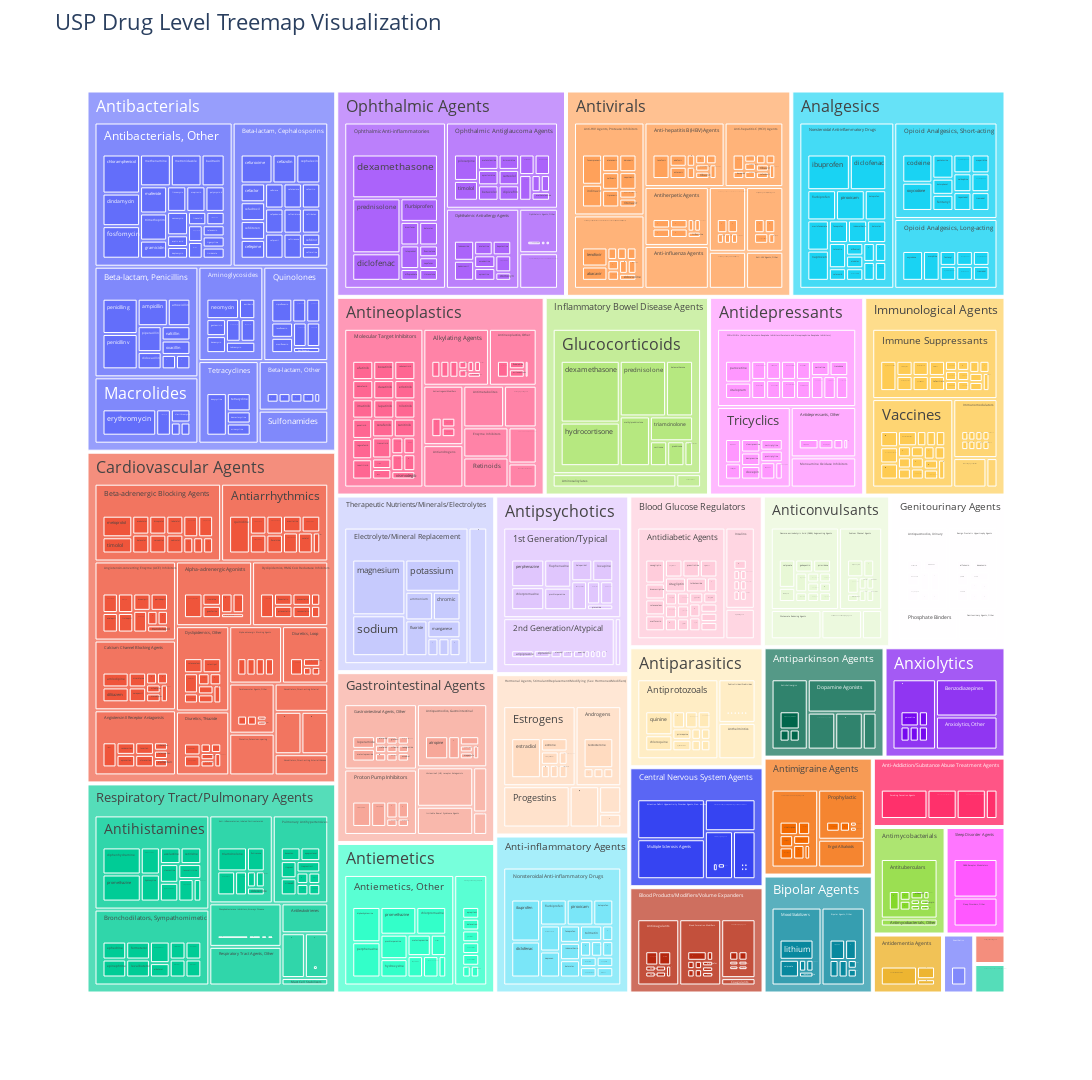

The notebook cell this image was saved under:
### Markdown cell above
## Simplified Treemap

### Code cell
# Define figure as a plotly express treemap.
# Path defines the path from the Root to the Leaves of the Tree
# Counts automatically size up the leaves of the tree.
# Width/Height reshapes the visualization to a user-defined pixel-size.
fig = px.treemap(df,
                 path=['usp_category', 'usp_class', 'usp_drug'],
                 width=1920,
                 height=1080
                 )



#Adds title to the Treemap
fig.update_layout(title_text="USP Drug Level Treemap Visualization", font_size=16)



#Saves the Treemap as an HTML file.
plotly.offline.plot(fig, filename='Graphics/Drug_Level_Treemap.html')

#Shows the Treemap on output
fig.show()

### Figure 1 — Plotly figure (JSON) as saved in the notebook; plotly's stock layout.template omitted (floating-point values rounded to 4 significant figures; data arrays with more than 128 entries replaced by an {"elided": "..."} marker saying what was removed)
{"data": [{"branchvalues": "total", "domain": {"x": [0.0, 1.0], "y": [0.0, 1.0]}, "hovertemplate": "labels=%{label}<br>count=%{value}<br>parent=%{parent}<br>id=%{id}<extra></extra>", "ids": {"elided": "1092 str values"}, "labels": {"elided": "1092 str values"}, "name": "", "parents": {"elided": "1092 str values"}, "values": {"elided": "1092 int values"}, "type": "treemap"}], "layout": {"legend": {"tracegroupgap": 0}, "margin": {"t": 60}, "height": 1080, "width": 1920, "title": {"text": "USP Drug Level Treemap Visualization"}, "font": {"size": 16}}}
